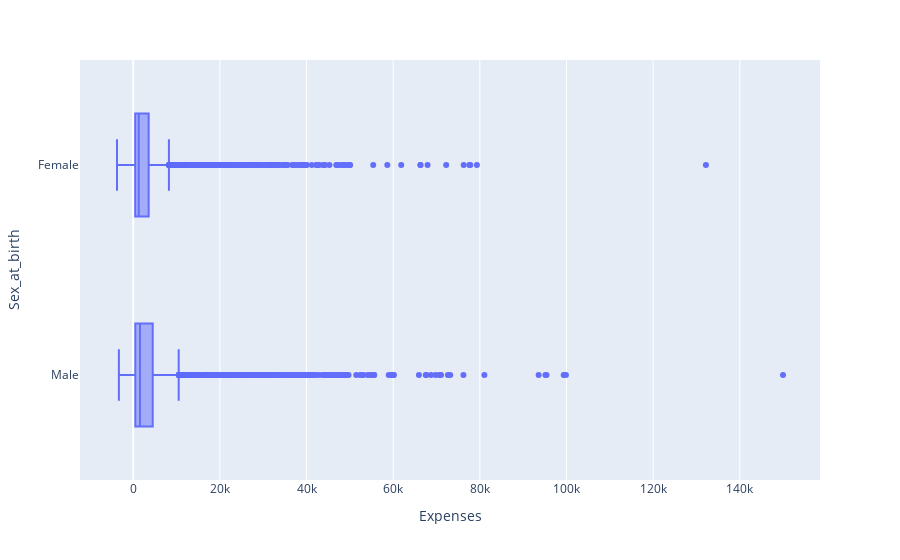

Here is the notebook cell this chart was saved with:
### Code cell
# box plot of log expenses data
import plotly.express as px
fig = px.box(data, x="Expenses", y="Sex_at_birth")
fig.show()

### Figure 1 — Plotly figure (JSON) as saved in the notebook; plotly's stock layout.template omitted (floating-point values rounded to 4 significant figures; data arrays with more than 128 entries replaced by an {"elided": "..."} marker saying what was removed)
{"data": [{"alignmentgroup": "True", "hovertemplate": "Expenses=%{x}<br>Sex_at_birth=%{y}<extra></extra>", "legendgroup": "", "marker": {"color": "#636efa"}, "name": "", "notched": false, "offsetgroup": "", "orientation": "h", "showlegend": false, "type": "box", "x": {"elided": "28356 int values"}, "x0": " ", "xaxis": "x", "y": {"elided": "28356 str values"}, "y0": " ", "yaxis": "y"}], "layout": {"boxmode": "group", "legend": {"tracegroupgap": 0}, "margin": {"t": 60}, "xaxis": {"anchor": "y", "domain": [0, 1], "title": {"text": "Expenses"}}, "yaxis": {"anchor": "x", "domain": [0, 1], "title": {"text": "Sex_at_birth"}}}}
